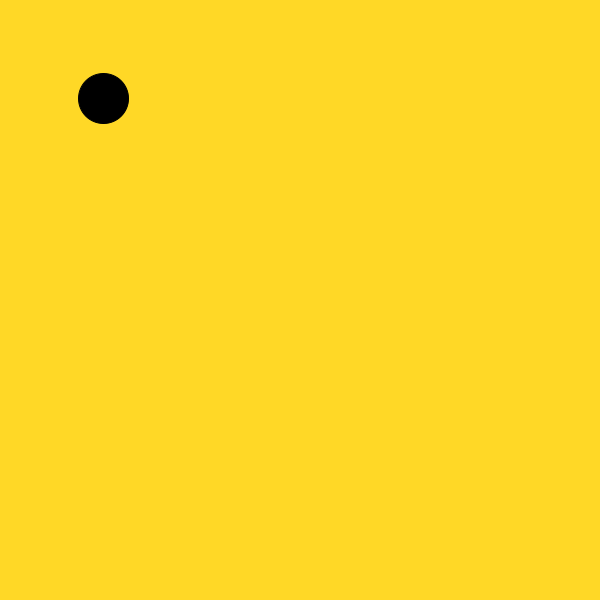
Frame 1 (no input)
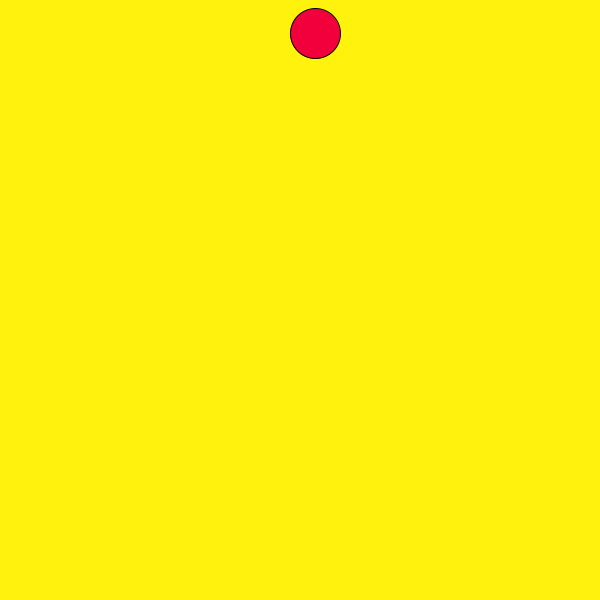
Frame 60 (the mouse pressed at the canvas centre just before this capture)
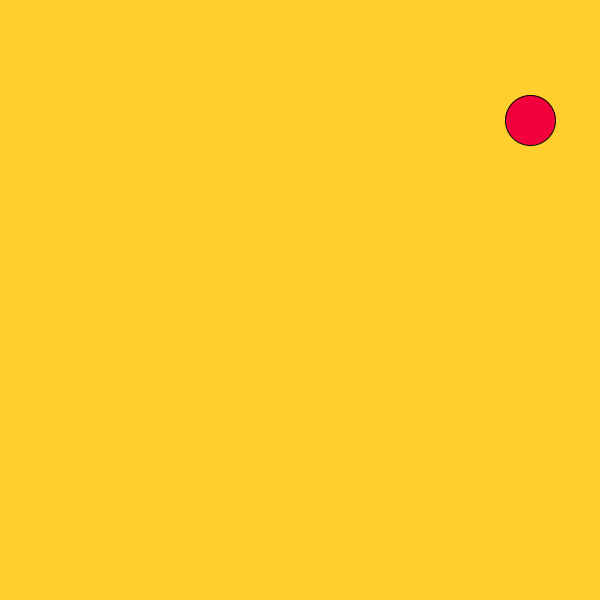
Frame 120 (the mouse held since frame 60 and released just before this capture)

The Processing sketch that drew these frames (run headless with seeded random() and noise(); from frame 60 on, the mouse is pressed at the canvas centre):

// Processing sketch: Circle_Collisions
// ── Circle_Collisions.pde
float xPos =100, yPos =100;
float xSpeed, ySpeed;
float size = 50;
float r, g, b;
float cr, cg, cb;
float d;
//int sx = 600, sy = 600;

float xs;
float ys;

boolean onoff = false;








void setup()
{

  size(600, 600);

  xSpeed = random(1, 5);
  ySpeed = random(-3, 3);
}




void draw()
{



  g = map(yPos, 0, height, 255, 21);
  b = map(yPos, 0, height, 0, 232);
  

  background (255, g, b);
  

  if (onoff) // boolean to pause circle and to randomize circle speed afer unpausing
  {
    xSpeed = 0;
    ySpeed = 0;

    xs = 0;
    ys = 0;
  } else
  {
    
  }

  

  if (xPos > width - size/2 || xPos < size/2)
  {

    xSpeed = -xSpeed;
    cr = random(0,255);
    cg = random(10,220); 
    
  }
  if (yPos > height - size/2 || yPos < size/2)
  {

    ySpeed = -ySpeed;
    cr = random(0,255);
    cb = random(10,220);  
      
  }
  



  d = dist(mouseX, mouseY, xPos, yPos);




  xPos += xSpeed;
  yPos += ySpeed;


  fill(cr,cg,cb);
  ellipse(xPos, yPos, size, size);
}


void mousePressed()
{

  if (d < size/2)
  {

    onoff = !onoff; 
    
    if(xSpeed == 0)
    {
      size = random(50,150);
    }
    

    xSpeed = random(-5, 5);
    ySpeed = random(-3, 3);
    
    
    
   
  }
}
